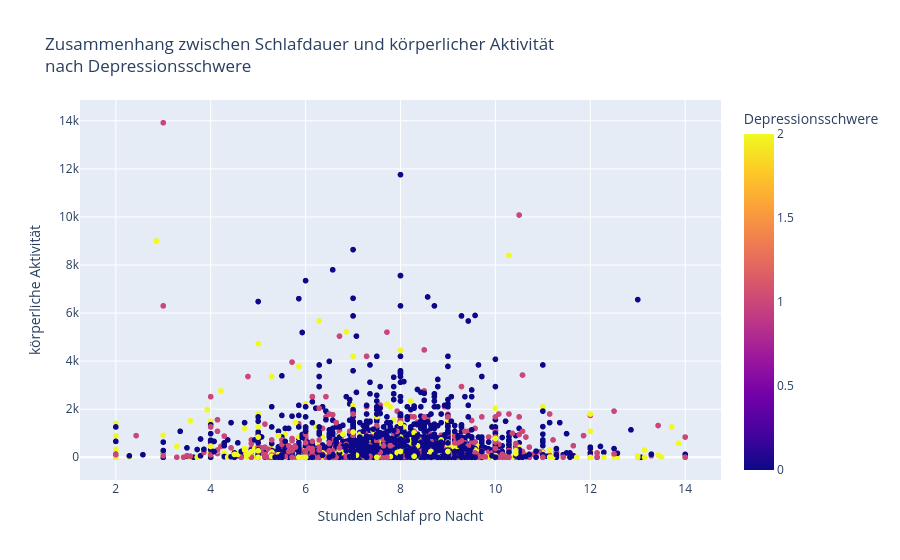

The cell this chart's notebook holds for it:
### Code cell
# Interactive scatter with color
fig = px.scatter(df, x='ASH', y='MEMPW', color='DEPS',
                 hover_data=['DEPS', 'BMXBMI'], color_discrete_map={
        'keine/minimale Symptomatik': 'green',
        'leichte Symptomatik': 'yellow',
        'behandlungsbedürftig (>=10)': 'red'
    },
    labels={
        'ASH': 'Stunden Schlaf pro Nacht',
        'MEMPW': 'körperliche Aktivität',
        'DEPS': 'Depressionsschwere',
        'BMXBMI': 'BMI'
    }, title = 'Zusammenhang zwischen Schlafdauer und körperlicher Aktivität <br>nach Depressionsschwere'
)

fig.show()

### Figure 1 — Plotly figure (JSON) as saved in the notebook; plotly's stock layout.template omitted (floating-point values rounded to 4 significant figures; data arrays with more than 128 entries replaced by an {"elided": "..."} marker saying what was removed)
{"data": [{"customdata": {"elided": "5441x2 float values"}, "hovertemplate": "Stunden Schlaf pro Nacht=%{x}<br>körperliche Aktivität=%{y}<br>Depressionsschwere=%{marker.color}<br>BMI=%{customdata[1]}<extra></extra>", "legendgroup": "", "marker": {"color": {"elided": "5441 int values"}, "coloraxis": "coloraxis", "symbol": "circle"}, "mode": "markers", "name": "", "showlegend": false, "type": "scattergl", "x": {"elided": "5441 float values"}, "xaxis": "x", "y": {"elided": "5441 float values"}, "yaxis": "y"}], "layout": {"coloraxis": {"colorbar": {"title": {"text": "Depressionsschwere"}}, "colorscale": [[0, "#0d0887"], [0.1111, "#46039f"], [0.2222, "#7201a8"], [0.3333, "#9c179e"], [0.4444, "#bd3786"], [0.5556, "#d8576b"], [0.6667, "#ed7953"], [0.7778, "#fb9f3a"], [0.8889, "#fdca26"], [1, "#f0f921"]]}, "legend": {"tracegroupgap": 0}, "title": {"text": "Zusammenhang zwischen Schlafdauer und körperlicher Aktivität <br>nach Depressionsschwere"}, "xaxis": {"anchor": "y", "domain": [0, 1], "title": {"text": "Stunden Schlaf pro Nacht"}}, "yaxis": {"anchor": "x", "domain": [0, 1], "title": {"text": "körperliche Aktivität"}}}}
